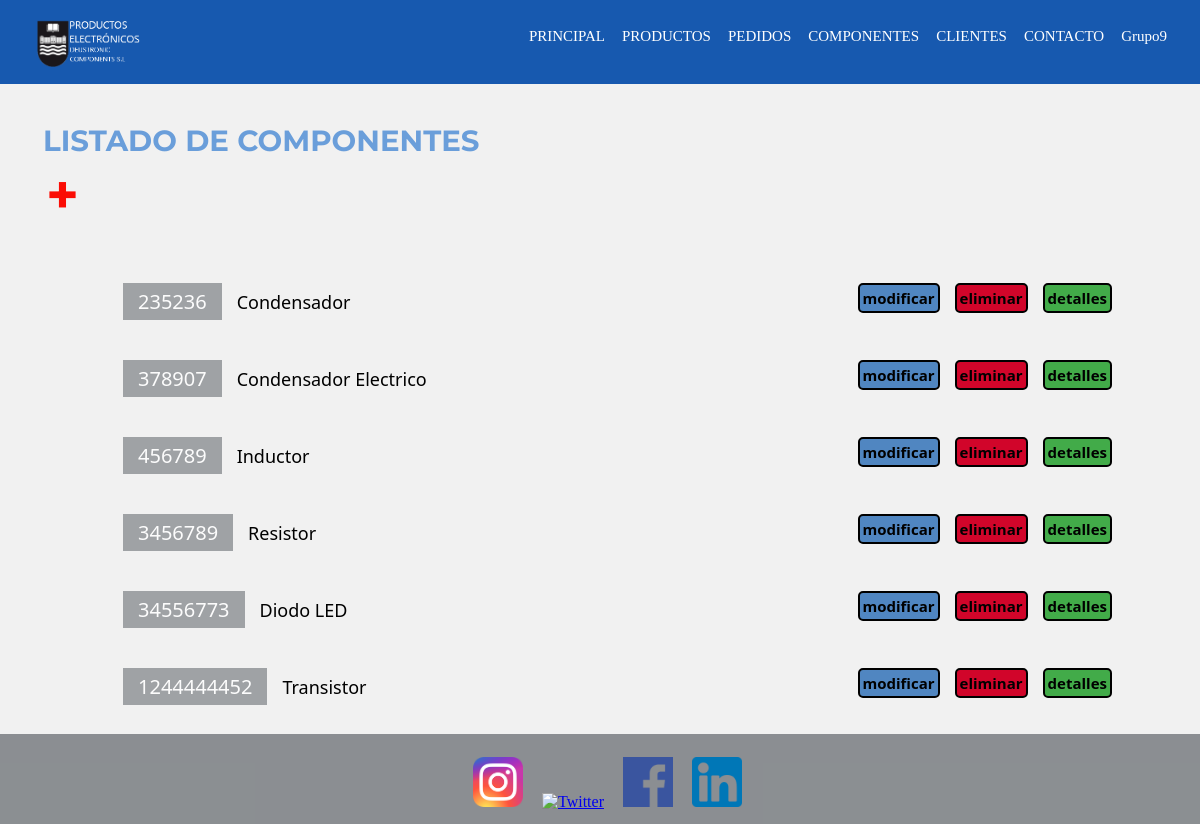
The app's page /deustronic/listadoComponente (signed in) with its own data.
### deustronic/models.py (models this page shows, shortened)
class Componente(models.Model):
    referencia = models.IntegerField(primary_key=True)
    nombre = models.CharField(max_length=45)
    marca = models.CharField(max_length=45)
    imagen = models.ImageField(upload_to='deustronic/static/img/componentes', blank = True, null =False, verbose_name='imagen')

### deustronic/views.py (the view)
# urls.py: path('listadoComponente', views.listadoComponente, name='listadoComponente'),
def listadoComponente(request):
    componente = get_list_or_404(Componente)
    context = {
        'componentes': componente,
    }
    return render(request, "listadoComponente.html", context)

### deustronic/templates/listadoComponente.html
{% extends "base.html" %}
{% load static %}
{% block content %}
    <header>
        {% if user.is_authenticated %}
        <article class="listados" id="listadosIzq">
            <header>
                <div class="listadostitulo">
                        <h3>LISTADO DE COMPONENTES</h3>
                            {% if perms.appGestionDePedidos.add_componente %}
                              <a class="añadir" href="{% url 'anyadirComponente' %}">+</a>
                            {% endif %}
                </div>
    </header>
            <div class="listadosContenido">
                <div class="busqueda">
                    {% if componentes %}
                        <ul>
                            {% for componente in componentes %}
                                <li>
                                    <span>{{componente.pk}}</span>{{componente.nombre}}
                                    {% if perms.appGestionDePedidos.view_componente %}
                                        <a class="detalles" href="http://127.0.0.1:8000/deustronic/detalleComponente/{{componente.pk}}">detalles</a>
                                    {% endif %}
                                    {% if perms.appGestionDePedidos.delete_componente %}
                                        <a class="eliminar" href="http://127.0.0.1:8000/deustronic/eliminarComponente/{{componente.pk}}">eliminar</a>
                                    {% endif %}
                                    {% if perms.appGestionDePedidos.change_componente %}
                                        <a class="modificar" href="http://127.0.0.1:8000/deustronic/modificarComponente/{{componente.pk}}">modificar</a>
                                    {% endif %}
                                </li>
                            {% endfor %}
                        </ul>
                    {% else %}
                        <h4>No existen componentes en Deustronic Components S.L.</h4>
                        {% if perms.appGestionDePedidos.add_componente %}
                            <p>Para añadir un componente haga click <a class="añadir" href="{% url 'anyadirComponente' %}">aquí</a></p>
                        {% endif %}
                    {% endif %}
                </div>
            </div>
        </article>
        {% endif %}
{% endblock %}

### deustronic/templates/base.html (shortened to what this page needs)
<!DOCTYPE html> {% load static %}
<html lang="es">
<head>
    <link rel="stylesheet" href="{% static 'CSS/style.css' %}?{% now 'U' %}">
    <link rel="stylesheet" href="{% static '/CSS/CambiarTamano.css' %}">
</head>
<body>
    <header>
        <div class="nav-fijado">
            <nav class="menu">
                <img src="{% static 'IMG/DEUSTO.png' %}" alt="Logo" width="150px">
                <ul>
                    <li><a href="{% url 'base' %}">PRINCIPAL</a></li>
                    <li><a href="{% url 'listadoProducto' %}">PRODUCTOS</a></li>
                    <li><a href="{% url 'listadoPedido' %}">PEDIDOS</a></li>
                    <li><a href="{% url 'listadoComponente' %}">COMPONENTES</a></li>
                    <li><a href="{% url 'listadoCliente' %}">CLIENTES</a></li>
                    <li><a href="{% url 'envioEmail' %}">CONTACTO</a></li>
                    {% if user.is_authenticated %}
                        <li><a href= "">{{user.username}}</a>
                        </li>
                    {% else %}
                        <li><a href="{% url 'login' %}">Log In</a></li>
                    {% endif %}
                </ul>
            </nav>
        </div>
    </header>
    <main>
        {% block content %}{% endblock %}
    </main>
    <footer class="pie">
        <div id="redes">
            <a href="https://www.instagram.com/?hl=es" title="Instagram"><img src="{% static 'IMG/instagram.png' %}" alt="Intagram" width="50px" height="50px"></a>
            <a href="https://twitter.com/?lang=es" title="Twitter"><img src="{% static 'IMG/twitter.png' %}" alt="Twitter" width="50px" height="50px"></a>
            <a href="https://es-es.facebook.com/" title="Facebook"><img src="{% static 'IMG/facebook.png' %}" alt="Facebook" width="50px" height="50px"></a>
            <a href="https://es.linkedin.com/" title="LinkedIn"><img src="{% static 'IMG/linkedin.png' %}" alt="LinkedIn" width="50px" height="50px"></a>
        </div>
    </footer>
</body>
</html>

### deustronic/static/css/style.css (style rules this page uses)
* { padding: 0; margin: 0; }
.nav-fijado { width: 100%; position: fixed; border-bottom: 2px solid rgb(241, 241, 241); background-color: rgb(23, 89, 175); z-index: 1; }
.menu { margin-left: auto; margin-right: auto; font-family: "calibri"; width: 100%; }
.menu li { display: inline-block; }
.menu img { float: left; padding-top: 0px; padding-left: 15px; padding-bottom: 0px; }
.menu ul { margin: auto; list-style: none; padding-right: 20px; float: right; }
.menu li a { text-decoration: none; color: rgb(255, 255, 255); font-size: 15px; display: table-cell; vertical-align: middle; padding-top: 28px; padding-right: 13px; transition: color 0.6s; }
.pie { background-color: rgba(38, 45, 52, 0.5); width: 100%; display: inline-flex; align-items: center; height: 90px; position:static; margin-top: 3%; }
.pie #redes { display: block; margin: 0px auto; text-align: center; }
.pie img { margin-top: 10px; margin-left: 15px; }
body { height: 100%; background-color: rgb(241, 241, 241); }
main { min-height: 521px; height: 100%; padding: 13px; }
.listadostitulo { margin-top: 80px; }
.listados header { padding: 30px; float: left; font-family: "montserrat"; font-size: 25px; color: #6a9eda; }
.listadosContenido ul { height: 250px; padding-top: 70px; }
.listadosContenido { height: 300px; margin-bottom: 15px; padding: 80px; align-items: center; font-family: 'Segoe UI', Tahoma, Geneva, Verdana, sans-serif; font-size: 18px; }
.listadosContenido ul li { width: 100%; list-style: none; padding: 20px; }
.listadosContenido ul li span { background-color: #999c9fec; color: rgb(252, 252, 252); display: inline-block; text-align: center; width: auto; padding: 15px; padding-top: 5px; padding-bottom: 5px; font-size: 20px; margin-right: 15px; margin-left: 10px; }
.listadosContenido a { text-decoration: none; color: black; }
.eliminar { font-size: 15px; float: right; margin-right: 15px; padding: 3px; background-color: #d1052a; border: black solid 2px; border-radius: 5px; font-weight: bold; }
.modificar { color: white; font-size: 15px; float: right; margin-right: 15px; padding: 3px; background-color: #5086c1; border: black solid 2px; border-radius: 5px; font-weight: bold; }
.detalles { color: white; font-size: 15px; float: right; margin-right: 15px; padding: 3px; background-color: #42ab49; border: black solid 2px; border-radius: 5px; font-weight: bold; }
.añadir { float: left; margin-right: 15px; padding: 3px; font-weight: bold; font-size: 55px; text-decoration: none; color: #fb0d05; }
.busqueda { text-align: left; padding-top: 100px; }

### deustronic/static/css/cambiarTamano.css (style rules this page uses)
:root { --font-size: 1; }
body { font-size: calc(var(--font-size) * 1em); }

### records on screen
Componente: pk "235236", nombre "Condensador"
Componente: pk "378907", nombre "Condensador Electrico"
Componente: pk "456789", nombre "Inductor"
Componente: pk "3456789", nombre "Resistor"
Componente: pk "34556773", nombre "Diodo LED"
Componente: pk "1244444452", nombre "Transistor"

### other values on screen
{{ user.username }} "Grupo9"
